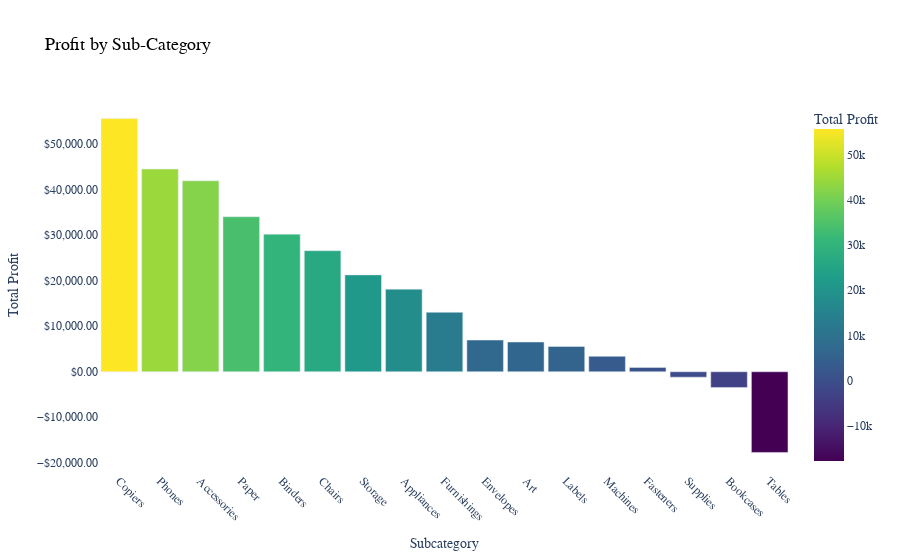

The notebook cell this image was saved under:
### Code cell
Profit_by_subcategory = data.groupby('Sub-Category')['Profit'].sum().reset_index()


Profit_by_subcategory = Profit_by_subcategory.sort_values(by='Profit', ascending=False)


fig = px.bar(Profit_by_subcategory,
             x='Sub-Category',
             y='Profit',
             title='Profit by Sub-Category',
             labels={'Profit': 'Total Profit', 'Sub-Category': 'Subcategory'},
             color='Profit', 
             color_continuous_scale='Viridis',  
             )

# Customizing layout
fig.update_layout(
    xaxis_title='Subcategory',
    yaxis_title='Total Profit',
    yaxis_tickformat='$,.2f',  
    plot_bgcolor='rgba(0,0,0,0)',  
    bargap=0.1,  
    font=dict(family='Arial', size=12),  
    title_font=dict(size=18, family='Arial', color='black'),  
    legend_title_font=dict(size=14, family='Arial', color='black'),  
)


fig.update_xaxes(tickangle=45)


fig.show()

### Figure 1 — Plotly figure (JSON) as saved in the notebook; plotly's stock layout.template omitted (floating-point values rounded to 4 significant figures)
{"data": [{"alignmentgroup": "True", "hovertemplate": "Subcategory=%{x}<br>Total Profit=%{marker.color}<extra></extra>", "legendgroup": "", "marker": {"color": [55620.0, 44520.0, 41940.0, 34050.0, 30220.0, 26590.0, 21280.0, 18140.0, 13060.0, 6964.0, 6528.0, 5546.0, 3385.0, 949.5, -1189.0, -3473.0, -17730.0], "coloraxis": "coloraxis", "pattern": {"shape": ""}}, "name": "", "offsetgroup": "", "orientation": "v", "showlegend": false, "textposition": "auto", "type": "bar", "x": ["Copiers", "Phones", "Accessories", "Paper", "Binders", "Chairs", "Storage", "Appliances", "Furnishings", "Envelopes", "Art", "Labels", "Machines", "Fasteners", "Supplies", "Bookcases", "Tables"], "xaxis": "x", "y": [55620.0, 44520.0, 41940.0, 34050.0, 30220.0, 26590.0, 21280.0, 18140.0, 13060.0, 6964.0, 6528.0, 5546.0, 3385.0, 949.5, -1189.0, -3473.0, -17730.0], "yaxis": "y"}], "layout": {"bargap": 0.1, "barmode": "relative", "coloraxis": {"colorbar": {"title": {"text": "Total Profit"}}, "colorscale": [[0, "#440154"], [0.1111, "#482878"], [0.2222, "#3e4989"], [0.3333, "#31688e"], [0.4444, "#26828e"], [0.5556, "#1f9e89"], [0.6667, "#35b779"], [0.7778, "#6ece58"], [0.8889, "#b5de2b"], [1, "#fde725"]]}, "font": {"family": "Arial", "size": 12}, "legend": {"title": {"font": {"color": "black", "family": "Arial", "size": 14}}, "tracegroupgap": 0}, "plot_bgcolor": "rgba(0,0,0,0)", "title": {"font": {"color": "black", "family": "Arial", "size": 18}, "text": "Profit by Sub-Category"}, "xaxis": {"anchor": "y", "domain": [0, 1], "tickangle": 45, "title": {"text": "Subcategory"}}, "yaxis": {"anchor": "x", "domain": [0, 1], "tickformat": "$,.2f", "title": {"text": "Total Profit"}}}}
